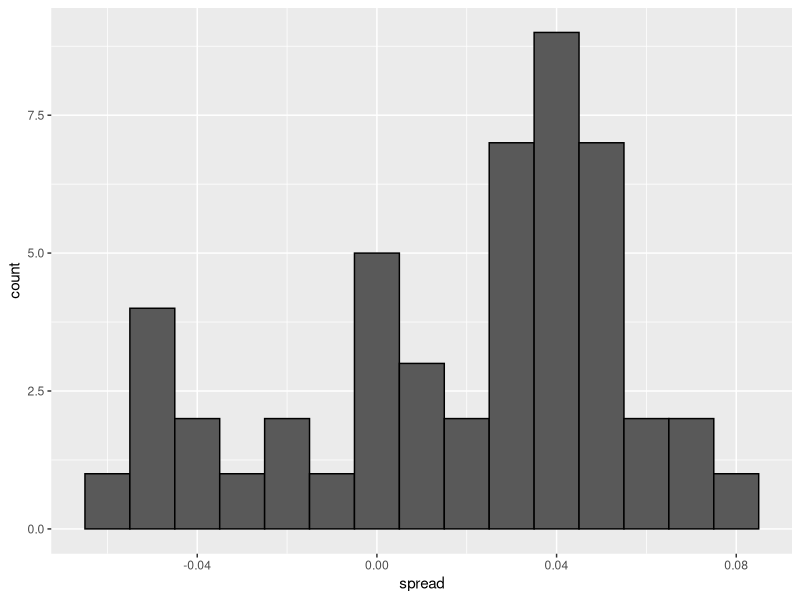
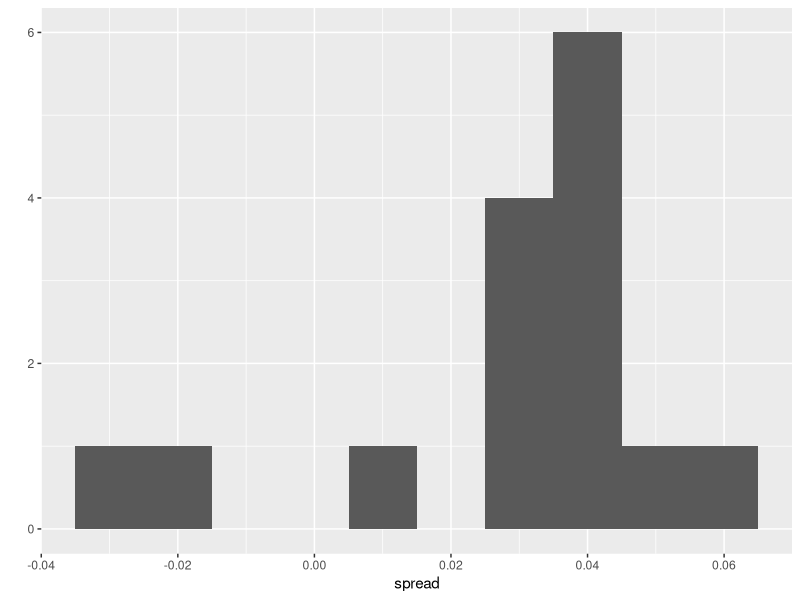
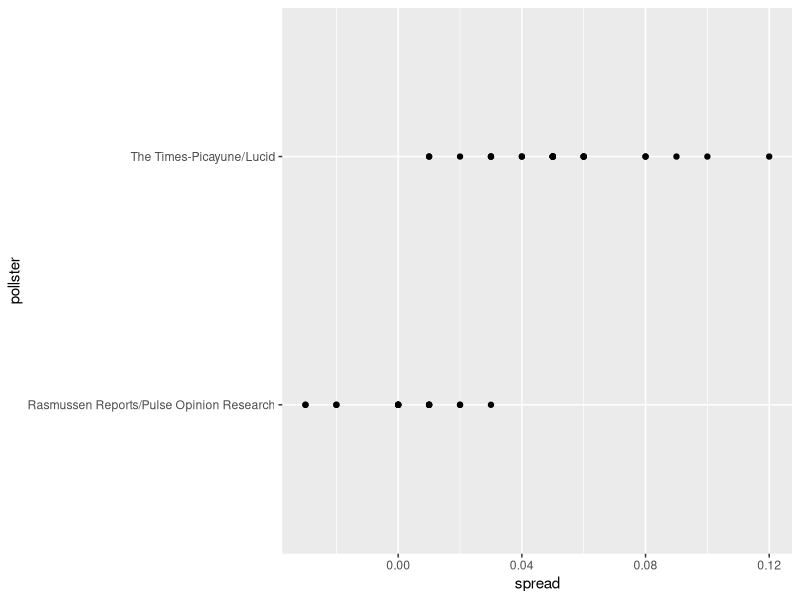

Write the R code that produced these figures, in order.
## ---- chunk 1
library(tidyverse)
library(dslabs)
d<-0.039
Ns<-c(1298, 533, 1342, 897, 774, 254, 812, 324, 1291, 1056, 2172, 516)
p<-(d+1)/2

polls<-map_df(Ns, function(N) {
  x<-sample(c(0,1), size=N, replace=T, prob=c(1-p, p))
  x_hat<-mean(x)
  se_hat<-sqrt(x_hat*(1-x_hat)/N)
  list(estimate=2*x_hat-1,
       low=2*(x_hat-1.96*se_hat)-1,
       high=2*(x_hat+1.96*se_hat)-1,
       sample_size=N)
})%>%mutate(poll=seq_along(Ns))
## ---- chunk 2
sum(polls$sample_size)
## ---- chunk 3
d_hat<-polls%>%
  summarize(avg=sum(estimate*sample_size)/sum(sample_size))%>%
  pull(avg)
## ---- chunk 4
data.frame(' '='Win Prob')%>%
  mutate(NYT='85%')%>%
  mutate('538'='71%')%>%
  mutate(HuffPost='98%')%>%
  mutate(PW='89%')%>%
  mutate(PEC='>99%')%>%
  mutate(DK='92%')%>%
  mutate(Cook='Lean Dem')%>%
  mutate(Roth='Lean Dem')
## ---- chunk 5
data("polls_us_election_2016")
## ---- chunk 6
polls<-polls_us_election_2016%>%
  filter(state=='U.S.'&enddate>='2016-10-31'&
           (grade%in%c('A+','A','A-','B+')|is.na(grade)))
## ---- chunk 7
polls<-polls%>%
  mutate(spread=rawpoll_clinton/100 - rawpoll_trump/100)
## ---- chunk 8
d_hat<-polls%>%
  summarize(d_hat=sum(spread*samplesize)/sum(samplesize))%>%
  pull(d_hat)
## ---- chunk 9
p_hat<-(d_hat+1)/2
moe<-1.96*2*sqrt(p_hat*(1-p_hat)/sum(polls$samplesize))
moe
## ---- chunk 10
polls%>%
  ggplot(aes(spread))+
  geom_histogram(color='black', binwidth = .01)
## ---- chunk 11
polls%>%group_by(pollster)%>%summarize(n())
## ---- chunk 12
polls%>%group_by(pollster)%>%
  filter(n()>=6)%>%
  summarize(se=2*sqrt(p_hat*(1-p_hat)/median(samplesize)))
## ---- chunk 13
one_poll_per_pollster<-polls%>%group_by(pollster)%>%
  filter(enddate==max(enddate))%>%
  ungroup()
## ---- chunk 14
qplot(spread, data=one_poll_per_pollster, binwidth=0.01)
## ---- chunk 15
sd(one_poll_per_pollster$spread)
## ---- chunk 16
results<-one_poll_per_pollster%>%
  summarize(avg=mean(spread),
            se=sd(spread)/sqrt(length(spread)))%>%
  mutate(start=avg-1.96*se,
         end=avg+1.96*se)
round(results*100, 1)
## ---- chunk 17
library(dslabs)
data(heights)
x<-heights%>%filter(sex=='Male')%>%
pull(height)
## ---- chunk 18
mu<-mean(x)
sigma<-sd(x)
mu; sigma
## ---- chunk 19
x_sample<-sample(x, size=50, replace=T)
x_hat<-mean(x_sample)
se_hat<-sd(x_sample)
x_hat; se_hat
## ---- chunk 20
s<-se_hat/(length(x_sample)-1)
s
## ---- chunk 21
x_hat+c(-1,1)*1.96*s
## ---- chunk 22
B<-10000
is_intv<-replicate(B, {
  x_sample<-sample(x, size=50, replace=T)
  x_hat<-mean(x_sample)
  s<-sd(x_sample)/(length(x_sample)-1)
  max<-x_hat+1.96*s
  min<-x_hat-1.96*s
  ifelse(max>=mu&min<=mu, 1, 0)
})
mean(is_intv)
## ---- chunk 23
data(polls_us_election_2016)
polls <- polls_us_election_2016 %>% 
  filter(pollster %in% c("Rasmussen Reports/Pulse Opinion Research",
                         "The Times-Picayune/Lucid") &
           enddate >= "2016-10-15" &
           state == "U.S.") %>% 
  mutate(spread = rawpoll_clinton/100 - rawpoll_trump/100) 
## ---- chunk 24
qplot(spread, pollster, data=polls)
## ---- chunk 25
#becuz E(ε_ij)=0, so E(Y_ij)=d+bi.
mean(polls$spread)
## ---- chunk 26
polls %>% 
  filter(pollster=="Rasmussen Reports/Pulse Opinion Research") %>% 
  summarize(N_1 = n())
## ---- chunk 27
y1_hat<-polls %>% 
  filter(pollster=="Rasmussen Reports/Pulse Opinion Research") %>% 
  summarize(sum = sum(spread),
            N_1 = n(),
            avg = sum / N_1) %>%
  pull(avg)
y1_hat
## ---- chunk 28
y1_se<-polls %>% 
  filter(pollster=="Rasmussen Reports/Pulse Opinion Research") %>% 
  summarize(s = sd(spread),
            N_1 = n(),
            se = s / (N_1-1)) %>%
  pull(se)
y1_se
## ---- chunk 29
y2_hat<-polls %>% 
  filter(pollster=="The Times-Picayune/Lucid") %>% 
  summarize(sum = sum(spread),
            N_2 = n(),
            avg = sum / N_2) %>%
  pull(avg)
y2_hat
## ---- chunk 30
y2_se<-polls %>% 
  filter(pollster=="The Times-Picayune/Lucid") %>% 
  summarize(s = sd(spread),
            N_2 = n(),
            se = s / (N_2-1)) %>%
  pull(se)
y2_se
## ---- chunk 31
#E(¯Y2-¯Y1)=E(¯Y2)-E(¯Y1).
y2_hat - y1_hat
## ---- chunk 32
#Becuz ¯Y2 and ¯Y1 are independent, Var(¯Y2-¯Y1)=Var(¯Y2)-Var(¯Y1).
sqrt(abs(y2_se^2 - y1_se^2))
## ---- chunk 33
s1<-polls %>% 
  filter(pollster=="Rasmussen Reports/Pulse Opinion Research") %>%
  pull(spread)%>%
  sd()
s2<-polls %>% 
  filter(pollster=="The Times-Picayune/Lucid") %>% 
  pull(spread)%>%
  sd()
## ---- chunk 34
#The distribution of ¯Y2-¯Y1 is equal to distribution of b2-b1. So,
m<-y2_hat - y1_hat
s<-sqrt(abs(y2_se^2 - y1_se^2))
m+c(-1,1)*1.96*s
## ---- chunk 35
n<-16+24
z<-sqrt(n)*0.05/(m*(1-m))
1-pnorm(z)
## ---- chunk 36
polls <- polls_us_election_2016 %>% 
  filter(enddate >= "2016-10-15" &
           state == "U.S.") %>%
  group_by(pollster) %>%
  filter(n() >= 5) %>% 
  mutate(spread = rawpoll_clinton/100 - rawpoll_trump/100) %>%
  ungroup()
## ---- chunk 37
by_pollster<-polls%>%
  group_by(pollster)%>%
  summarize(mean=mean(spread),
            sd=sd(spread))

m1<-by_pollster%>%
  filter(pollster=='Rasmussen Reports/Pulse Opinion Research')%>%
  select(mean)%>%pull()
m<-by_pollster$mean[2]
s<-by_pollster$sd[2]
1-pnorm(m1, m, s)
#At 5% significance level, m1 is in the rejection area so we can reject the H0.
